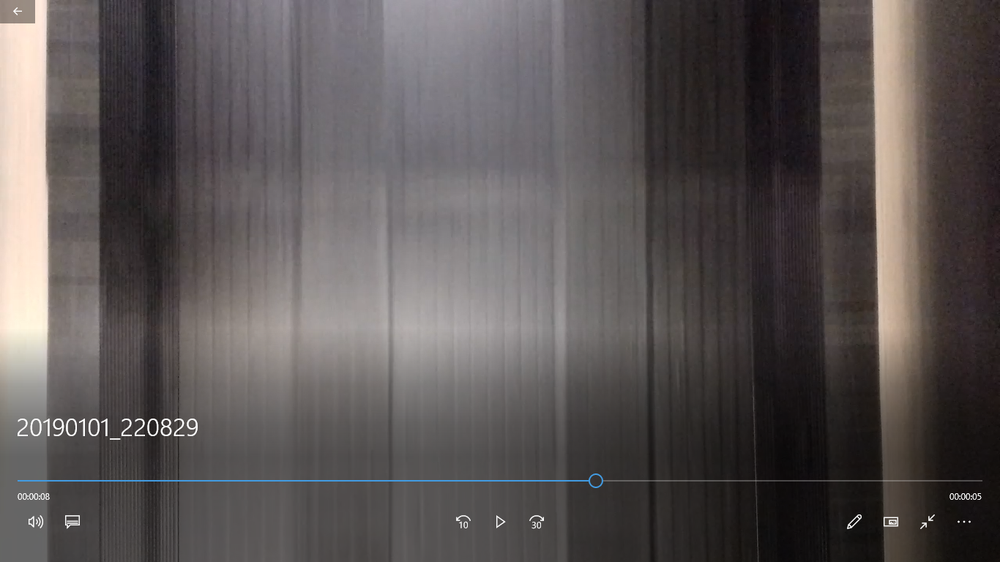
#> input picture images/tasma.png, 1000 x 562 px, shrunk from 1366 x 768 before the run
$ python gaussian.py
#> lines starting #> are read from the running program, lines starting #| are printed output that depends on the picture
import numpy as np
import matplotlib.pyplot as plt
from scipy import ndimage as ndi

from skimage import feature, io

# [6 lines of commented-out code are left out]

im = io.imread('images/tasma.png', as_gray=True)
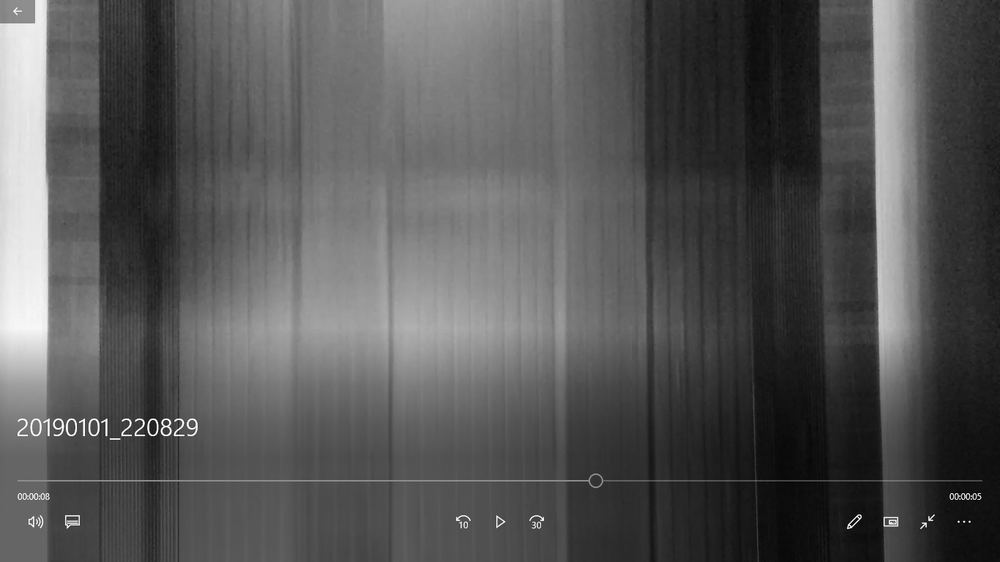
#> im: shape (562, 1000) float64; min 0, max 1, mean 0.339
# Compute the Canny filter for two values of sigma
edges1 = feature.canny(im)
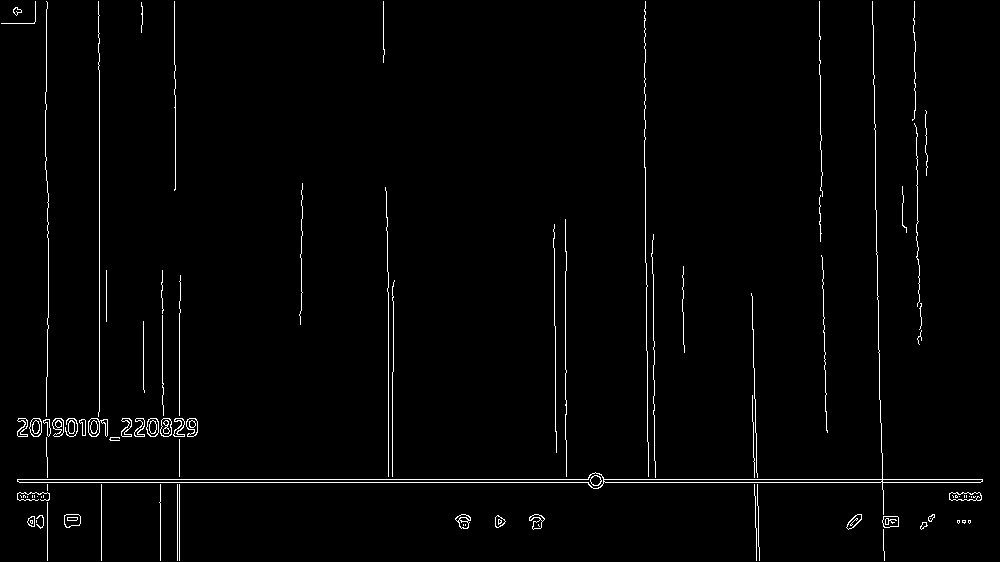
#> edges1: shape (562, 1000) bool; 1.7% white in thin lines or dots

edges = [edges1]
# display results
fig, axes = plt.subplots(nrows=1, ncols=2, figsize=(8, 3),
                                    sharex=True, sharey=True)

axes[0].imshow(im, cmap=plt.cm.gray)
axes[0].axis('off')
axes[0].set_title('noisy image', fontsize=20)

for e in range(1, len(edges)):
    axes[e].imshow(edges[e], cmap=plt.cm.gray)
    axes[e].axis('off')
    axes[e].set_title('Canny filter, $\sigma=1$', fontsize=20)
#> this loop made 0 passes


fig.tight_layout()

plt.show()

$ run again, with images/window.jpg saved as images/tasma.png
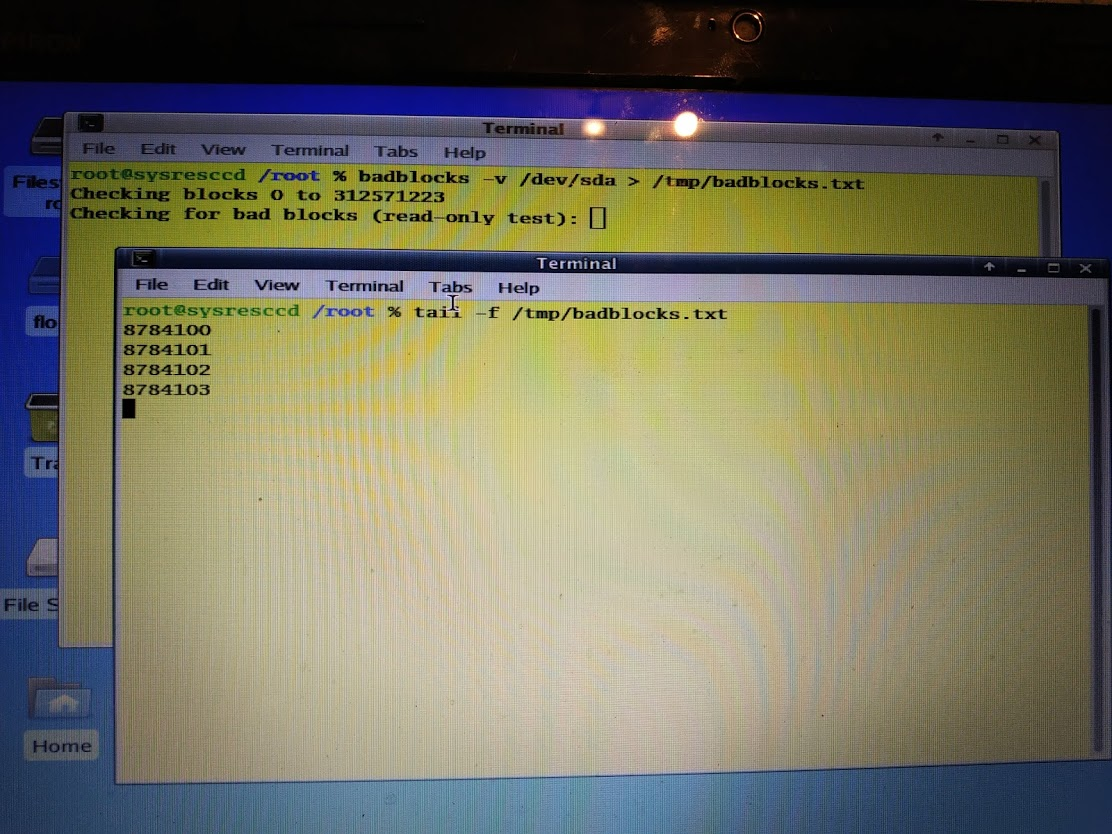
#> input picture images/window.jpg, 1112 x 834 px
#> `im = io.imread('images/tasma.png', as_gray=True)`:
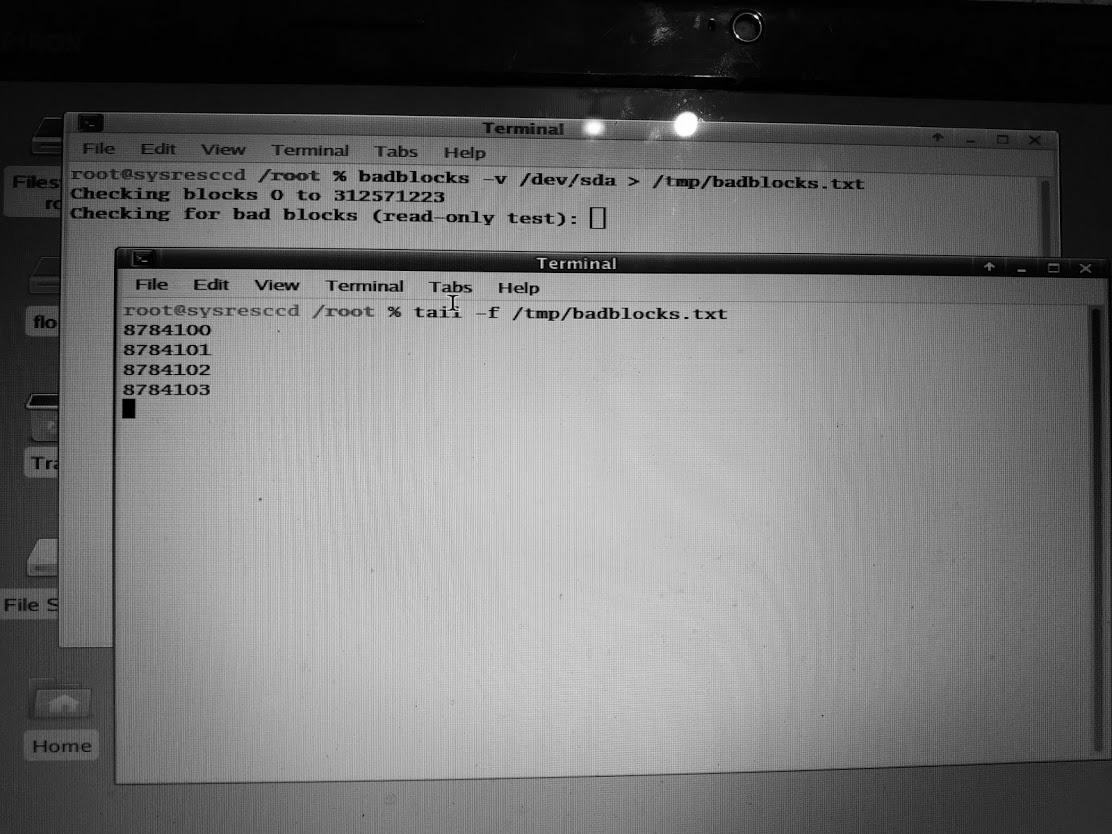
#> im: shape (834, 1112) float64; min 0, max 1, mean 0.443
#> `edges1 = feature.canny(im)`:
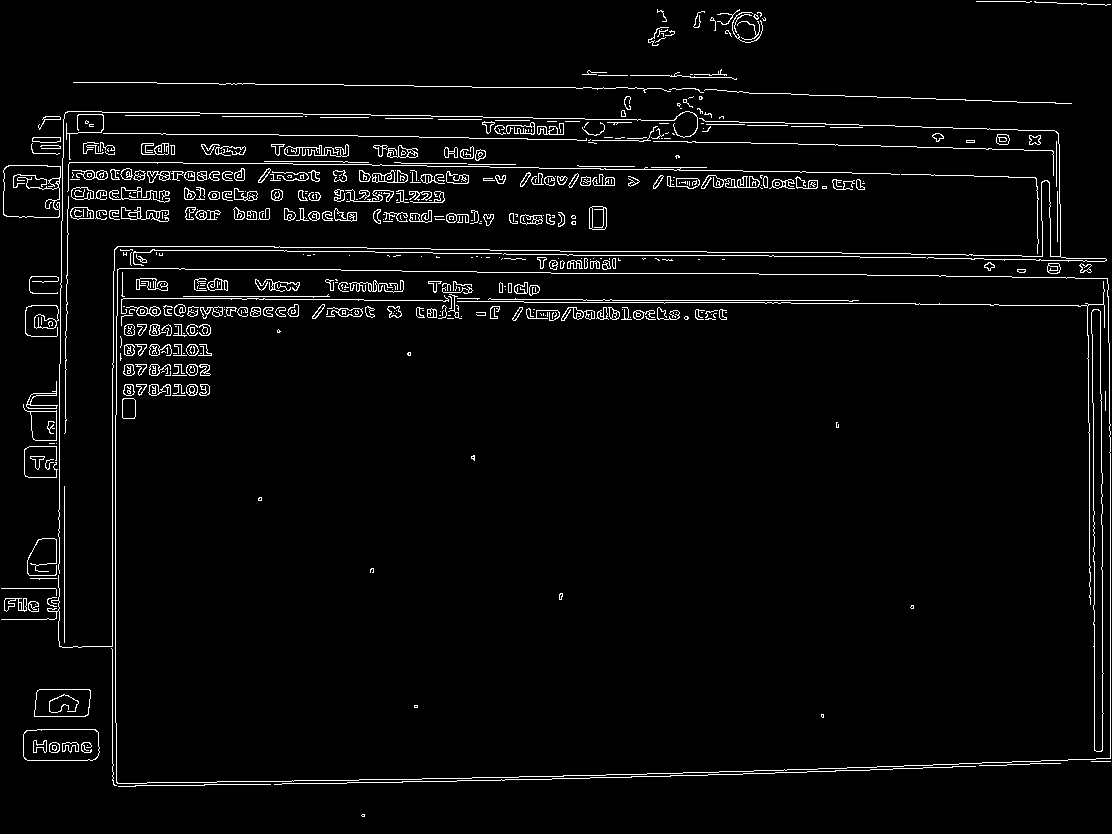
#> edges1: shape (834, 1112) bool; 3.5% white in thin lines or dots
